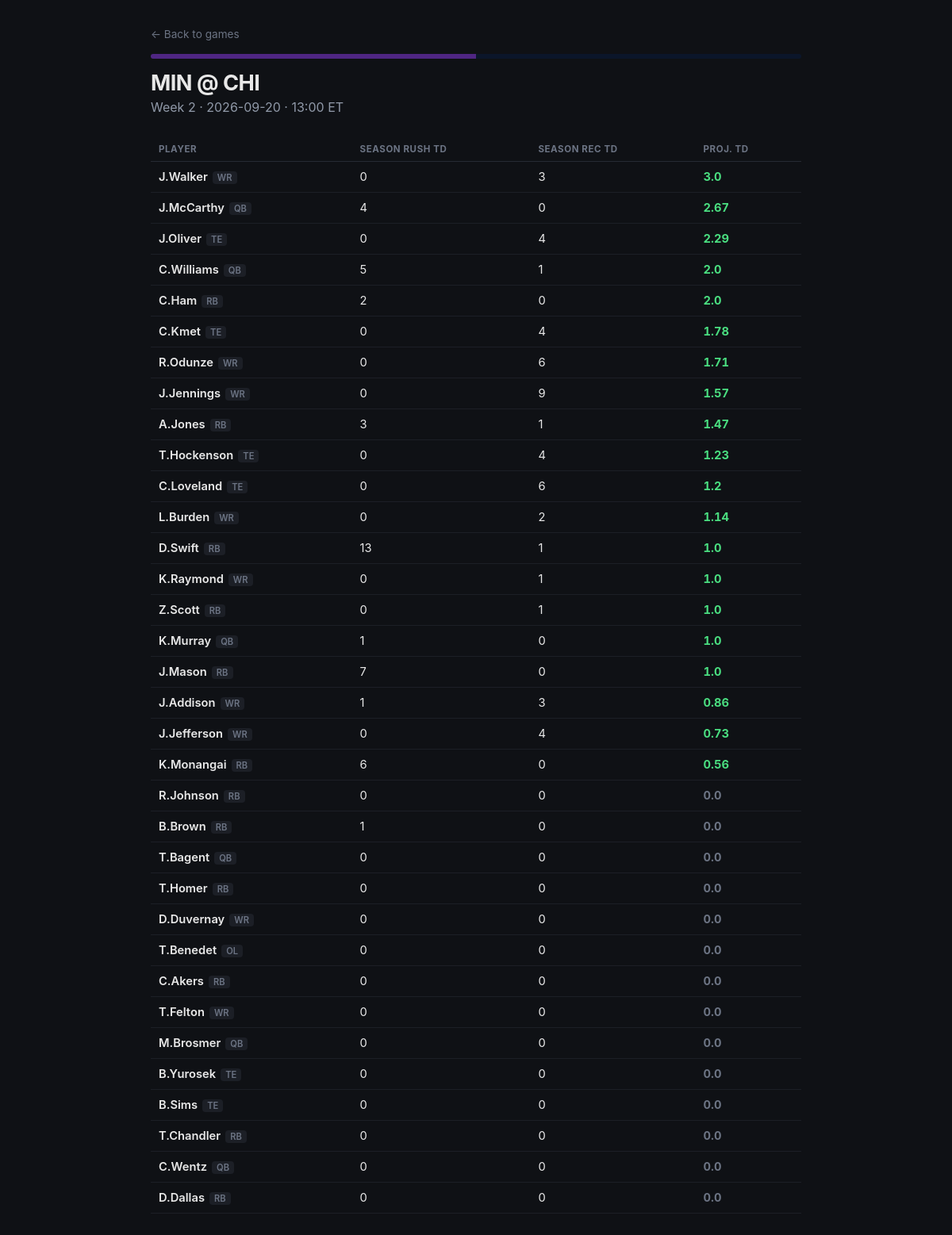
/game/2026_02_MIN_CHI, run on the app's committed database.
### tables this page shows
CREATE TABLE "schedule" (
"game_id" TEXT,
  "season" INTEGER,
  "week" INTEGER,
  "game_type" TEXT,
  "gameday" TEXT,
  "weekday" TEXT,
  "gametime" TEXT,
  "away_team" TEXT,
  "home_team" TEXT,
  "away_score" REAL,
  "home_score" REAL
);

CREATE TABLE "player_current_team" (
"player_id" TEXT,
  "player_name" TEXT,
  "current_team" TEXT,
  "position" TEXT
);

### app.py (the view)
@app.route("/game/<game_id>")
def game_detail(game_id):
    conn = get_connection()
    game_row = pd.read_sql("SELECT * FROM schedule WHERE game_id = ?", conn, params=(game_id,))
    if game_row.empty:
        conn.close()
        abort(404)
    game = game_row.iloc[0].to_dict()
    home_team = game["home_team"]
    away_team = game["away_team"]
    home_roster = get_team_roster(home_team, conn)
    away_roster = get_team_roster(away_team, conn)
    players = []
    for p in home_roster:
        players.append(get_player_projection(p["player_id"], p["player_name"], p["position"], away_team, conn))
    for p in away_roster:
        players.append(get_player_projection(p["player_id"], p["player_name"], p["position"], home_team, conn))
    conn.close()
    players.sort(key=lambda x: x["total_proj"], reverse=True)
    return render_template(
        "game.html",
        game=game,
        players=players,
        home_color=TEAM_COLORS.get(home_team, "#333"),
        away_color=TEAM_COLORS.get(away_team, "#333"),
    )

### app.py (called while the page is built)
def get_connection():
    return sqlite3.connect(DB_PATH)

def get_team_roster(team, conn):
    roster = pd.read_sql(
        "SELECT player_id, player_name, position FROM player_current_team WHERE current_team = ?",
        conn, params=(team,)
    )
    return roster.to_dict("records")

### templates/game.html (shortened to what this page needs)
<!DOCTYPE html>
<html lang="en">
<head>
</head>
<body>
  <div class="wrap">
    <a class="back" href="/">&larr; Back to games</a>
    <div class="header-bar">
      <span style="background: {{ away_color }};"></span>
      <span style="background: {{ home_color }};"></span>
    </div>
    <h1>{{ game.away_team }} @ {{ game.home_team }}</h1>
    <p class="meta">Week {{ game.week }} &middot; {{ game.gameday }} &middot; {{ game.gametime }} ET</p>
    {% if players|length == 0 %}
      <div class="empty">No player data found for these teams yet.</div>
    {% else %}
    <table>
      <tr>
        <th>Player</th>
        <th>Season Rush TD</th>
        <th>Season Rec TD</th>
        <th>Proj. TD</th>
      </tr>
      {% for p in players %}
      <tr>
        <td class="player-name">{{ p.player }}<span class="pos-tag">{{ p.position }}</span></td>
        <td>{{ p.rush_td }}</td>
        <td>{{ p.rec_td }}</td>
        <td class="proj-cell {% if p.total_proj >= 0.5 %}proj-high{% elif p.total_proj > 0 %}proj-mid{% else %}proj-low{% endif %}">
          {{ p.total_proj }}
        </td>
      </tr>
      {% endfor %}
    </table>
    {% endif %}
  </div>
</body>
</html>

### templates/game.html (style rules this page uses)
* { box-sizing: border-box; }
body { font-family: -apple-system, "Segoe UI", Arial, sans-serif; background: #0f1115; color: #e8e8e8; margin: 0; padding: 32px 24px 60px; }
.wrap { max-width: 820px; margin: 0 auto; }
a.back { color: #6c7484; text-decoration: none; font-size: 0.85rem; }
.header-bar { height: 6px; display: flex; border-radius: 4px; overflow: hidden; margin: 16px 0 14px; }
.header-bar span { flex: 1; }
h1 { font-size: 1.7rem; margin: 0 0 4px; letter-spacing: -0.02em; }
p.meta { color: #9099a8; margin-top: 0; margin-bottom: 28px; }
table { width: 100%; border-collapse: collapse; }
th { text-align: left; font-size: 0.72rem; text-transform: uppercase; letter-spacing: 0.05em; color: #6c7484; padding: 8px 10px; border-bottom: 1px solid #262a33; }
td { padding: 10px 10px; border-bottom: 1px solid #1c1f26; font-size: 0.92rem; }
.player-name { font-weight: 600; }
.pos-tag { display: inline-block; font-size: 0.7rem; color: #6c7484; background: #1c1f26; padding: 1px 6px; border-radius: 4px; margin-left: 6px; }
.proj-cell { font-weight: 700; font-variant-numeric: tabular-nums; }
.proj-high { color: #4ade80; }
.proj-low { color: #6c7484; }

### data on the page
schedule: away_team "MIN", home_team "CHI", week "2", gameday "2026-09-20", gametime "13:00"
player_current_team: player "J.Walker", position "WR", rush_td "0", rec_td "3", total_proj "3.0"
player_current_team: player "J.McCarthy", position "QB", rush_td "4", rec_td "0", total_proj "2.67"
player_current_team: player "J.Oliver", position "TE", rush_td "0", rec_td "4", total_proj "2.29"
player_current_team: player "C.Williams", position "QB", rush_td "5", rec_td "1", total_proj "2.0"
player_current_team: player "C.Ham", position "RB", rush_td "2", rec_td "0", total_proj "2.0"
player_current_team: player "C.Kmet", position "TE", rush_td "0", rec_td "4", total_proj "1.78"
player_current_team: player "R.Odunze", position "WR", rush_td "0", rec_td "6", total_proj "1.71"
player_current_team: player "J.Jennings", position "WR", rush_td "0", rec_td "9", total_proj "1.57"
player_current_team: player "A.Jones", position "RB", rush_td "3", rec_td "1", total_proj "1.47"
player_current_team: player "T.Hockenson", position "TE", rush_td "0", rec_td "4", total_proj "1.23"
player_current_team: player "C.Loveland", position "TE", rush_td "0", rec_td "6", total_proj "1.2"
player_current_team: player "L.Burden", position "WR", rush_td "0", rec_td "2", total_proj "1.14"
player_current_team: player "D.Swift", position "RB", rush_td "13", rec_td "1", total_proj "1.0"
player_current_team: player "K.Raymond", position "WR", rush_td "0", rec_td "1", total_proj "1.0"
player_current_team: player "Z.Scott", position "RB", rush_td "0", rec_td "1", total_proj "1.0"
player_current_team: player "K.Murray", position "QB", rush_td "1", rec_td "0", total_proj "1.0"
player_current_team: player "J.Mason", position "RB", rush_td "7", rec_td "0", total_proj "1.0"
player_current_team: player "J.Addison", position "WR", rush_td "1", rec_td "3", total_proj "0.86"
player_current_team: player "J.Jefferson", position "WR", rush_td "0", rec_td "4", total_proj "0.73"
player_current_team: player "K.Monangai", position "RB", rush_td "6", rec_td "0", total_proj "0.56"
player_current_team: player "R.Johnson", position "RB", rush_td "0", rec_td "0", total_proj "0.0"
player_current_team: player "B.Brown", position "RB", rush_td "1", rec_td "0", total_proj "0.0"
player_current_team: player "T.Bagent", position "QB", rush_td "0", rec_td "0", total_proj "0.0"
player_current_team: player "T.Homer", position "RB", rush_td "0", rec_td "0", total_proj "0.0"
player_current_team: player "D.Duvernay", position "WR", rush_td "0", rec_td "0", total_proj "0.0"
player_current_team: player "T.Benedet", position "OL", rush_td "0", rec_td "0", total_proj "0.0"
player_current_team: player "C.Akers", position "RB", rush_td "0", rec_td "0", total_proj "0.0"
player_current_team: player "T.Felton", position "WR", rush_td "0", rec_td "0", total_proj "0.0"
player_current_team: player "M.Brosmer", position "QB", rush_td "0", rec_td "0", total_proj "0.0"
player_current_team: player "B.Yurosek", position "TE", rush_td "0", rec_td "0", total_proj "0.0"
player_current_team: player "B.Sims", position "TE", rush_td "0", rec_td "0", total_proj "0.0"
player_current_team: player "T.Chandler", position "RB", rush_td "0", rec_td "0", total_proj "0.0"
player_current_team: player "C.Wentz", position "QB", rush_td "0", rec_td "0", total_proj "0.0"
player_current_team: player "D.Dallas", position "RB", rush_td "0", rec_td "0", total_proj "0.0"
